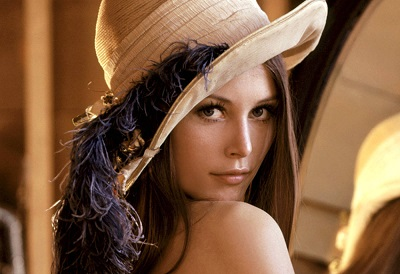
#> input picture sources/11장/images/small_lenna.jpg, 400 x 274 px
$ python ex11-3.py
#> lines starting #> are read from the running program, lines starting #| are printed output that depends on the picture
import cv2
import numpy as np

img = cv2.imread('images/small_lenna.jpg')
#> img is the input picture: shape (274, 400, 3); mean B, G, R 64.2, 92.7, 129.5

# 크기 지정으로 축소
rows, cols = img.shape[0:2]  # 영상의 크기
#> rows = 274; cols = 400
outSize = int(cols*0.5), int(rows*0.5)	# 출력 영상의 크기 (width, height)
#> outSize = (200, 137)
dst1 = cv2.resize(img, outSize, None, 0, 0, cv2.INTER_AREA)
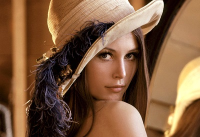
#> dst1: shape (137, 200, 3); mean B, G, R 64.4, 92.8, 129.6

# 배율 지정으로 확대
dst2 = cv2.resize(img, None, None, 2, 2, cv2.INTER_CUBIC)

# 결과 출력
cv2.imshow("original", img)
cv2.imshow("small", dst1)
cv2.imshow("big", dst2)

cv2.waitKey()
cv2.destroyAllWindows()
